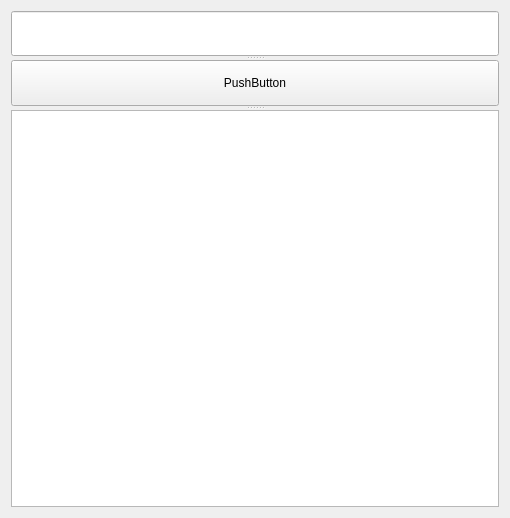
<?xml version="1.0" encoding="UTF-8"?>
<ui version="4.0">
 <class>Form</class>
 <widget class="QWidget" name="Form">
  <property name="geometry">
   <rect>
    <x>0</x>
    <y>0</y>
    <width>510</width>
    <height>518</height>
   </rect>
  </property>
  <property name="windowTitle">
   <string>Form</string>
  </property>
  <layout class="QGridLayout" name="gridLayout">
   <item row="0" column="0">
    <widget class="QSplitter" name="splitter">
     <property name="orientation">
      <enum>Qt::Vertical</enum>
     </property>
     <widget class="QLineEdit" name="lineEdit"/>
     <widget class="QPushButton" name="pushButton">
      <property name="text">
       <string>PushButton</string>
      </property>
     </widget>
     <widget class="QTableView" name="tableView"/>
    </widget>
   </item>
  </layout>
 </widget>
 <resources/>
 <connections/>
</ui>
